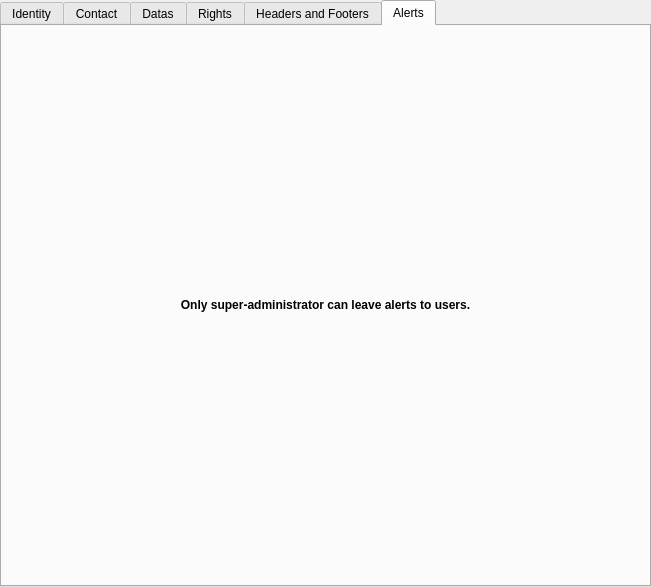
<?xml version="1.0" encoding="UTF-8"?>
<ui version="4.0">
 <class>UserPlugin::Internal::UserViewer</class>
 <widget class="QWidget" name="UserPlugin::Internal::UserViewer">
  <property name="geometry">
   <rect>
    <x>0</x>
    <y>0</y>
    <width>651</width>
    <height>587</height>
   </rect>
  </property>
  <property name="windowTitle">
   <string>Dialog</string>
  </property>
  <layout class="QGridLayout" name="gridLayout_4">
   <property name="margin">
    <number>0</number>
   </property>
   <item row="0" column="0">
    <widget class="QSplitter" name="splitter">
     <property name="orientation">
      <enum>Qt::Horizontal</enum>
     </property>
     <property name="childrenCollapsible">
      <bool>false</bool>
     </property>
     <widget class="QTabWidget" name="tabWidget">
      <property name="sizePolicy">
       <sizepolicy hsizetype="Expanding" vsizetype="Expanding">
        <horstretch>1</horstretch>
        <verstretch>0</verstretch>
       </sizepolicy>
      </property>
      <property name="currentIndex">
       <number>5</number>
      </property>
      <widget class="QWidget" name="tabIdentity">
       <attribute name="title">
        <string>Identity</string>
       </attribute>
       <layout class="QGridLayout" name="gridLayout">
        <item row="2" column="0">
         <layout class="QFormLayout" name="formLayout">
          <property name="fieldGrowthPolicy">
           <enum>QFormLayout::AllNonFixedFieldsGrow</enum>
          </property>
          <property name="rowWrapPolicy">
           <enum>QFormLayout::DontWrapRows</enum>
          </property>
          <property name="labelAlignment">
           <set>Qt::AlignRight|Qt::AlignTop|Qt::AlignTrailing</set>
          </property>
          <item row="1" column="0">
           <widget class="QLabel" name="label">
            <property name="text">
             <string>Login</string>
            </property>
           </widget>
          </item>
          <item row="1" column="1">
           <widget class="QLineEdit" name="loginLineEdit"/>
          </item>
          <item row="2" column="1">
           <widget class="QPushButton" name="but_viewHistory">
            <property name="text">
             <string>View login history</string>
            </property>
           </widget>
          </item>
          <item row="3" column="1">
           <widget class="QPushButton" name="but_changePassword">
            <property name="text">
             <string>Change password</string>
            </property>
           </widget>
          </item>
          <item row="4" column="0">
           <widget class="QLabel" name="label_7">
            <property name="text">
             <string>Last Login</string>
            </property>
           </widget>
          </item>
          <item row="4" column="1">
           <widget class="QDateTimeEdit" name="lastLoginDateTimeEdit">
            <property name="enabled">
             <bool>false</bool>
            </property>
            <property name="sizePolicy">
             <sizepolicy hsizetype="Preferred" vsizetype="Fixed">
              <horstretch>0</horstretch>
              <verstretch>0</verstretch>
             </sizepolicy>
            </property>
            <property name="toolTip">
             <string>Date and time of the last connection</string>
            </property>
            <property name="frame">
             <bool>true</bool>
            </property>
            <property name="readOnly">
             <bool>true</bool>
            </property>
            <property name="buttonSymbols">
             <enum>QAbstractSpinBox::NoButtons</enum>
            </property>
           </widget>
          </item>
          <item row="5" column="0">
           <widget class="QLabel" name="label_2">
            <property name="text">
             <string>Unique Identifant</string>
            </property>
           </widget>
          </item>
          <item row="5" column="1">
           <widget class="QLineEdit" name="uuidLineEdit">
            <property name="enabled">
             <bool>false</bool>
            </property>
            <property name="readOnly">
             <bool>true</bool>
            </property>
           </widget>
          </item>
          <item row="6" column="0">
           <widget class="QLabel" name="label_4">
            <property name="text">
             <string>Name</string>
            </property>
           </widget>
          </item>
          <item row="6" column="1">
           <widget class="QLineEdit" name="nameLineEdit"/>
          </item>
          <item row="7" column="0">
           <widget class="QLabel" name="label_5">
            <property name="text">
             <string>Second Name</string>
            </property>
           </widget>
          </item>
          <item row="7" column="1">
           <widget class="QLineEdit" name="secNameLineEdit"/>
          </item>
          <item row="8" column="0">
           <widget class="QLabel" name="label_6">
            <property name="text">
             <string>Surname</string>
            </property>
           </widget>
          </item>
          <item row="8" column="1">
           <widget class="QLineEdit" name="surnameLineEdit"/>
          </item>
          <item row="9" column="0">
           <widget class="QLabel" name="label_3">
            <property name="text">
             <string>Title</string>
            </property>
           </widget>
          </item>
          <item row="9" column="1">
           <widget class="QComboBox" name="titleCombo"/>
          </item>
          <item row="10" column="0">
           <widget class="QLabel" name="label_8">
            <property name="text">
             <string>Gender</string>
            </property>
           </widget>
          </item>
          <item row="10" column="1">
           <widget class="QComboBox" name="genderCombo"/>
          </item>
         </layout>
        </item>
        <item row="3" column="0">
         <spacer name="verticalSpacer">
          <property name="orientation">
           <enum>Qt::Vertical</enum>
          </property>
          <property name="sizeHint" stdset="0">
           <size>
            <width>20</width>
            <height>40</height>
           </size>
          </property>
         </spacer>
        </item>
       </layout>
      </widget>
      <widget class="QWidget" name="tabContact">
       <attribute name="title">
        <string>Contact</string>
       </attribute>
       <layout class="QGridLayout" name="gridLayout_2">
        <item row="1" column="0" rowspan="2" colspan="2">
         <layout class="QFormLayout" name="formLayout_2">
          <item row="0" column="0">
           <widget class="QLabel" name="label_9">
            <property name="text">
             <string>Country</string>
            </property>
           </widget>
          </item>
          <item row="0" column="1">
           <layout class="QHBoxLayout" name="horizontalLayout">
            <item>
             <widget class="QLineEdit" name="countryLineEdit"/>
            </item>
            <item>
             <widget class="QLabel" name="label_21">
              <property name="text">
               <string>Language</string>
              </property>
             </widget>
            </item>
            <item>
             <widget class="QComboBox" name="languageCombo"/>
            </item>
           </layout>
          </item>
          <item row="1" column="0">
           <widget class="QLabel" name="label_10">
            <property name="text">
             <string>Address</string>
            </property>
           </widget>
          </item>
          <item row="1" column="1">
           <widget class="QTextEdit" name="adressTextEdit"/>
          </item>
          <item row="2" column="0">
           <widget class="QLabel" name="label_11">
            <property name="text">
             <string>ZipCode</string>
            </property>
           </widget>
          </item>
          <item row="2" column="1">
           <widget class="QLineEdit" name="zipcodeLineEdit"/>
          </item>
          <item row="3" column="0">
           <widget class="QLabel" name="label_12">
            <property name="text">
             <string>City</string>
            </property>
           </widget>
          </item>
          <item row="3" column="1">
           <widget class="QLineEdit" name="cityLineEdit"/>
          </item>
          <item row="4" column="0">
           <widget class="QLabel" name="label_13">
            <property name="text">
             <string>Tel 1</string>
            </property>
           </widget>
          </item>
          <item row="4" column="1">
           <layout class="QHBoxLayout" name="horizontalLayout_2">
            <item>
             <widget class="QLineEdit" name="tel1LineEdit"/>
            </item>
            <item>
             <widget class="QLabel" name="label_14">
              <property name="text">
               <string>Tel 2</string>
              </property>
             </widget>
            </item>
            <item>
             <widget class="QLineEdit" name="tel2LineEdit"/>
            </item>
           </layout>
          </item>
          <item row="5" column="0">
           <widget class="QLabel" name="label_15">
            <property name="text">
             <string>Tel 3</string>
            </property>
           </widget>
          </item>
          <item row="5" column="1">
           <layout class="QHBoxLayout" name="horizontalLayout_3">
            <item>
             <widget class="QLineEdit" name="tel3LineEdit"/>
            </item>
            <item>
             <widget class="QLabel" name="label_16">
              <property name="text">
               <string>Fax</string>
              </property>
             </widget>
            </item>
            <item>
             <widget class="QLineEdit" name="faxLineEdit"/>
            </item>
           </layout>
          </item>
          <item row="6" column="0">
           <widget class="QLabel" name="label_17">
            <property name="text">
             <string>Mail</string>
            </property>
           </widget>
          </item>
          <item row="6" column="1">
           <widget class="QLineEdit" name="mailLineEdit"/>
          </item>
         </layout>
        </item>
        <item row="3" column="0" colspan="2">
         <spacer name="verticalSpacer_2">
          <property name="orientation">
           <enum>Qt::Vertical</enum>
          </property>
          <property name="sizeHint" stdset="0">
           <size>
            <width>20</width>
            <height>40</height>
           </size>
          </property>
         </spacer>
        </item>
       </layout>
      </widget>
      <widget class="QWidget" name="tabDatas">
       <attribute name="title">
        <string>Datas</string>
       </attribute>
       <layout class="QGridLayout" name="gridLayout_7">
        <item row="0" column="0">
         <layout class="QGridLayout" name="gridLayout_3">
          <item row="0" column="0" colspan="2">
           <layout class="QHBoxLayout" name="horizontalLayout_5">
            <item>
             <widget class="QLabel" name="label_20">
              <property name="sizePolicy">
               <sizepolicy hsizetype="Fixed" vsizetype="Preferred">
                <horstretch>0</horstretch>
                <verstretch>0</verstretch>
               </sizepolicy>
              </property>
              <property name="text">
               <string>Specialties and qualifications</string>
              </property>
             </widget>
            </item>
            <item>
             <widget class="Line" name="line_2">
              <property name="orientation">
               <enum>Qt::Horizontal</enum>
              </property>
             </widget>
            </item>
           </layout>
          </item>
          <item row="1" column="0">
           <widget class="QLabel" name="label_22">
            <property name="text">
             <string>Specialty</string>
            </property>
            <property name="alignment">
             <set>Qt::AlignCenter</set>
            </property>
           </widget>
          </item>
          <item row="1" column="1">
           <widget class="QLabel" name="label_23">
            <property name="text">
             <string>Qualifications</string>
            </property>
            <property name="alignment">
             <set>Qt::AlignCenter</set>
            </property>
           </widget>
          </item>
          <item row="2" column="0">
           <widget class="Views::StringListView" name="specialtyListView"/>
          </item>
          <item row="2" column="1" rowspan="3">
           <widget class="Views::StringListView" name="qualificationsListView">
            <property name="sizePolicy">
             <sizepolicy hsizetype="Expanding" vsizetype="Preferred">
              <horstretch>0</horstretch>
              <verstretch>0</verstretch>
             </sizepolicy>
            </property>
           </widget>
          </item>
          <item row="3" column="0">
           <widget class="QLabel" name="label_18">
            <property name="text">
             <string>Practitioner identifiant</string>
            </property>
            <property name="alignment">
             <set>Qt::AlignCenter</set>
            </property>
           </widget>
          </item>
          <item row="4" column="0">
           <widget class="Views::StringListView" name="practIdsListView">
            <property name="sizePolicy">
             <sizepolicy hsizetype="Expanding" vsizetype="Preferred">
              <horstretch>0</horstretch>
              <verstretch>0</verstretch>
             </sizepolicy>
            </property>
           </widget>
          </item>
         </layout>
        </item>
       </layout>
      </widget>
      <widget class="QWidget" name="rightsTab">
       <attribute name="title">
        <string>Rights</string>
       </attribute>
       <layout class="QGridLayout" name="gridLayout_10">
        <item row="0" column="0" colspan="2">
         <layout class="QHBoxLayout" name="horizontalLayout_6">
          <item>
           <widget class="QLabel" name="label_24">
            <property name="sizePolicy">
             <sizepolicy hsizetype="Fixed" vsizetype="Preferred">
              <horstretch>0</horstretch>
              <verstretch>0</verstretch>
             </sizepolicy>
            </property>
            <property name="text">
             <string>Rights</string>
            </property>
           </widget>
          </item>
          <item>
           <widget class="Line" name="line_3">
            <property name="orientation">
             <enum>Qt::Horizontal</enum>
            </property>
           </widget>
          </item>
         </layout>
        </item>
        <item row="1" column="0">
         <widget class="QLabel" name="label_25">
          <property name="font">
           <font>
            <weight>75</weight>
            <bold>true</bold>
           </font>
          </property>
          <property name="text">
           <string>User manager rights</string>
          </property>
          <property name="alignment">
           <set>Qt::AlignCenter</set>
          </property>
         </widget>
        </item>
        <item row="1" column="1">
         <widget class="QLabel" name="label_19">
          <property name="font">
           <font>
            <weight>75</weight>
            <bold>true</bold>
           </font>
          </property>
          <property name="text">
           <string>Medical rights</string>
          </property>
          <property name="alignment">
           <set>Qt::AlignCenter</set>
          </property>
         </widget>
        </item>
        <item row="2" column="0">
         <widget class="UserPlugin::Internal::UserRightsWidget" name="userManagerRightsListWidget"/>
        </item>
        <item row="2" column="1">
         <widget class="UserPlugin::Internal::UserRightsWidget" name="medicalRightsListWidget"/>
        </item>
        <item row="3" column="0">
         <widget class="QLabel" name="label_28">
          <property name="font">
           <font>
            <weight>75</weight>
            <bold>true</bold>
           </font>
          </property>
          <property name="text">
           <string>Drugs dosage rights</string>
          </property>
          <property name="alignment">
           <set>Qt::AlignCenter</set>
          </property>
         </widget>
        </item>
        <item row="4" column="0">
         <widget class="UserPlugin::Internal::UserRightsWidget" name="drugsRightsListWidget"/>
        </item>
        <item row="5" column="0">
         <widget class="QLabel" name="label_26">
          <property name="font">
           <font>
            <weight>75</weight>
            <bold>true</bold>
           </font>
          </property>
          <property name="text">
           <string>Paramedical rights</string>
          </property>
          <property name="alignment">
           <set>Qt::AlignCenter</set>
          </property>
         </widget>
        </item>
        <item row="5" column="1">
         <widget class="QLabel" name="label_27">
          <property name="font">
           <font>
            <weight>75</weight>
            <bold>true</bold>
           </font>
          </property>
          <property name="text">
           <string>Administrative rights</string>
          </property>
          <property name="alignment">
           <set>Qt::AlignCenter</set>
          </property>
         </widget>
        </item>
        <item row="6" column="0">
         <widget class="UserPlugin::Internal::UserRightsWidget" name="paramedicalRightsWidget"/>
        </item>
        <item row="6" column="1">
         <widget class="UserPlugin::Internal::UserRightsWidget" name="administrativeRightsWidget"/>
        </item>
       </layout>
      </widget>
      <widget class="QWidget" name="tabHeadersFooters_2">
       <attribute name="title">
        <string>Headers and Footers</string>
       </attribute>
       <layout class="QGridLayout" name="gridLayout_9">
        <property name="margin">
         <number>0</number>
        </property>
        <item row="0" column="0">
         <layout class="QGridLayout" name="gridLayout_5">
          <item row="0" column="0">
           <widget class="QTabWidget" name="tabHeadersFooters">
            <property name="currentIndex">
             <number>2</number>
            </property>
            <widget class="QWidget" name="genericTab">
             <attribute name="title">
              <string>Generic</string>
             </attribute>
             <layout class="QGridLayout" name="editorsGenericLayout">
              <property name="margin">
               <number>0</number>
              </property>
             </layout>
            </widget>
            <widget class="QWidget" name="adminTab">
             <attribute name="title">
              <string>Administrative</string>
             </attribute>
             <layout class="QGridLayout" name="editorsAdminLayout">
              <property name="margin">
               <number>0</number>
              </property>
             </layout>
            </widget>
            <widget class="QWidget" name="prescriptionTab">
             <attribute name="title">
              <string>Prescriptions</string>
             </attribute>
             <layout class="QGridLayout" name="editorsPrescriptionLayout">
              <property name="margin">
               <number>0</number>
              </property>
             </layout>
            </widget>
           </widget>
          </item>
         </layout>
        </item>
       </layout>
      </widget>
      <widget class="QWidget" name="tabAlerts">
       <attribute name="title">
        <string>Alerts</string>
       </attribute>
       <layout class="QGridLayout" name="gridLayout_6">
        <item row="0" column="0">
         <widget class="QLabel" name="label_29">
          <property name="sizePolicy">
           <sizepolicy hsizetype="Preferred" vsizetype="Fixed">
            <horstretch>0</horstretch>
            <verstretch>0</verstretch>
           </sizepolicy>
          </property>
          <property name="font">
           <font>
            <weight>75</weight>
            <bold>true</bold>
           </font>
          </property>
          <property name="text">
           <string>Only super-administrator can leave alerts to users.</string>
          </property>
          <property name="alignment">
           <set>Qt::AlignCenter</set>
          </property>
         </widget>
        </item>
       </layout>
      </widget>
     </widget>
    </widget>
   </item>
  </layout>
 </widget>
 <customwidgets>
  <customwidget>
   <class>Views::StringListView</class>
   <extends>QListView</extends>
   <header location="global">listviewplugin/stringlistview.h</header>
  </customwidget>
  <customwidget>
   <class>UserPlugin::Internal::UserRightsWidget</class>
   <extends>QListWidget</extends>
   <header location="global">usermanagerplugin/widgets/userrightswidget.h</header>
  </customwidget>
 </customwidgets>
 <resources/>
 <connections/>
</ui>
